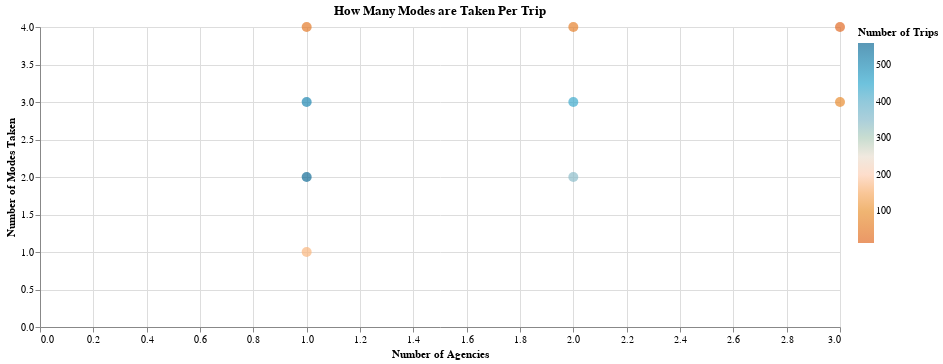

This figure's notebook cell:
### Code cell
chart = (
        alt.Chart((agency_mode_trips))
        .mark_circle(size=100)
        .encode(
            x=alt.X("agency_count", title ="Number of Agencies"),
            y=alt.Y("n_modes_taken", title = "Number of Modes Taken"),
            color=alt.Color("ntrips", title = "Number of Trips",
                            scale=alt.Scale(range = cp.CALITP_DIVERGING_COLORS)),
            tooltip=agency_mode_trips.columns.tolist())
            
      .properties(title = "How Many Modes are Taken Per Trip",
    width=800,
    height=300)
        )
chart

### Figure 1 — Vega-Lite specification as saved in the notebook (floating-point values rounded to 4 significant figures)
{"config": {"view": {"continuousWidth": 300, "continuousHeight": 300}}, "data": {"name": "data-45edf6f3ff5ac7fde669ffec06507a88"}, "mark": {"type": "circle", "size": 100}, "encoding": {"color": {"field": "ntrips", "scale": {"range": ["#E16B26", "#EB9F3C", "#f6e7e1", "#8CBCCB", "#2EA8CE", "#136C97"]}, "title": "Number of Trips", "type": "quantitative"}, "tooltip": [{"field": "agency_count", "type": "quantitative"}, {"field": "n_modes_taken", "type": "quantitative"}, {"field": "ntrips", "type": "quantitative"}], "x": {"field": "agency_count", "title": "Number of Agencies", "type": "quantitative"}, "y": {"field": "n_modes_taken", "title": "Number of Modes Taken", "type": "quantitative"}}, "height": 300, "title": "How Many Modes are Taken Per Trip", "width": 800, "$schema": "https://vega.github.io/schema/vega-lite/v5.14.1.json", "datasets": {"data-45edf6f3ff5ac7fde669ffec06507a88": [{"agency_count": 1, "n_modes_taken": 2, "ntrips": 561}, {"agency_count": 1, "n_modes_taken": 3, "ntrips": 509}, {"agency_count": 2, "n_modes_taken": 3, "ntrips": 438}, {"agency_count": 2, "n_modes_taken": 2, "ntrips": 340}, {"agency_count": 1, "n_modes_taken": 1, "ntrips": 163}, {"agency_count": 3, "n_modes_taken": 3, "ntrips": 83}, {"agency_count": 2, "n_modes_taken": 4, "ntrips": 59}, {"agency_count": 1, "n_modes_taken": 4, "ntrips": 45}, {"agency_count": 3, "n_modes_taken": 4, "ntrips": 13}]}}
